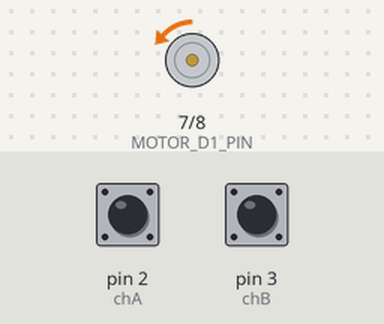
The sketch below on a simulated Arduino Uno, built with avr-gcc and run on an emulated ATmega328P. Shown: motor-driver pin pairs drawn as motors (green arrow = first pin HIGH = forward, orange = second pin HIGH = backward, longer = more drive, scaled by the enable pin). The test bench sets the inputs (shaded band); at power-on: pin 2 (chA) HIGH, pin 3 (chB) HIGH. What the sketch prints to the serial monitor is not drawn.

Above: at 0.5 s.
Timing chart, 0 to 4.6 s (numbered marks = the images above):
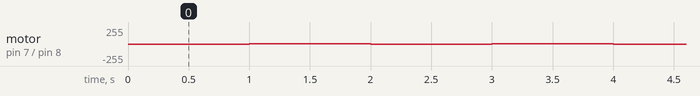

The sketch:

micropro3.30.2020.ino
```cpp
#define MOTOR_D1_PIN 7
#define MOTOR_D2_PIN 8
#define MOTOR_PWM_PIN 9
#define chA 2
#define chB 3

bool previous_readA=false;
bool previous_readB=false;
bool current_readA=false;
bool current_readB=false;
int count = 0;

void setup()
{
  pinMode(MOTOR_D1_PIN, OUTPUT);
  pinMode(MOTOR_D2_PIN, OUTPUT);
  pinMode(MOTOR_PWM_PIN, OUTPUT);
  pinMode(chA,INPUT_PULLUP);
  pinMode(chB,INPUT_PULLUP);
  Serial.begin(9600);
  Serial.println("Test Encoder");
  attachInterrupt(digitalPinToInterrupt(chA), Check, FALLING);
  attachInterrupt(digitalPinToInterrupt(chB), Check, FALLING);
}

void runcounter(bool dir)
{
  if(dir)
    count++;
  else
    count--;

  Serial.println("Counter="+String(count)+"Direction:"+(dir?"CW":"CCW"));
}

void Check()
{
    current_readA = !digitalRead(chA);
    current_readB = !digitalRead(chB);
    if(current_readA&&current_readB)
    {
      if(previous_readA&&!previous_readB)
          runcounter(1);
      else if(!previous_readA&&previous_readB)
          runcounter(0);
    }
    previous_readA = current_readA;
    previous_readB = current_readB;
}
void loop()
{
  setSpeed(1);
    delay(1000);
    setSpeed(-2);
    delay(1000);
}

void setSpeed(int x)
{
  if (x>0&&x<=255)
  {
    digitalWrite(MOTOR_D1_PIN,LOW);
  digitalWrite(MOTOR_D2_PIN,HIGH);
  analogWrite(MOTOR_PWM_PIN,x);
  }
  if(x<0&&x>=-255)
  {
    digitalWrite(MOTOR_D1_PIN,HIGH);
  digitalWrite(MOTOR_D2_PIN,LOW);
  analogWrite(MOTOR_PWM_PIN,-x);
  }
}
```

Measured:
- by itself, motor on pin 7 (MOTOR_D1_PIN) / pin 8 (MOTOR_D2_PIN): alternates forward 2/255 for 1.0 s and backward 1/255 for 1.0 s
